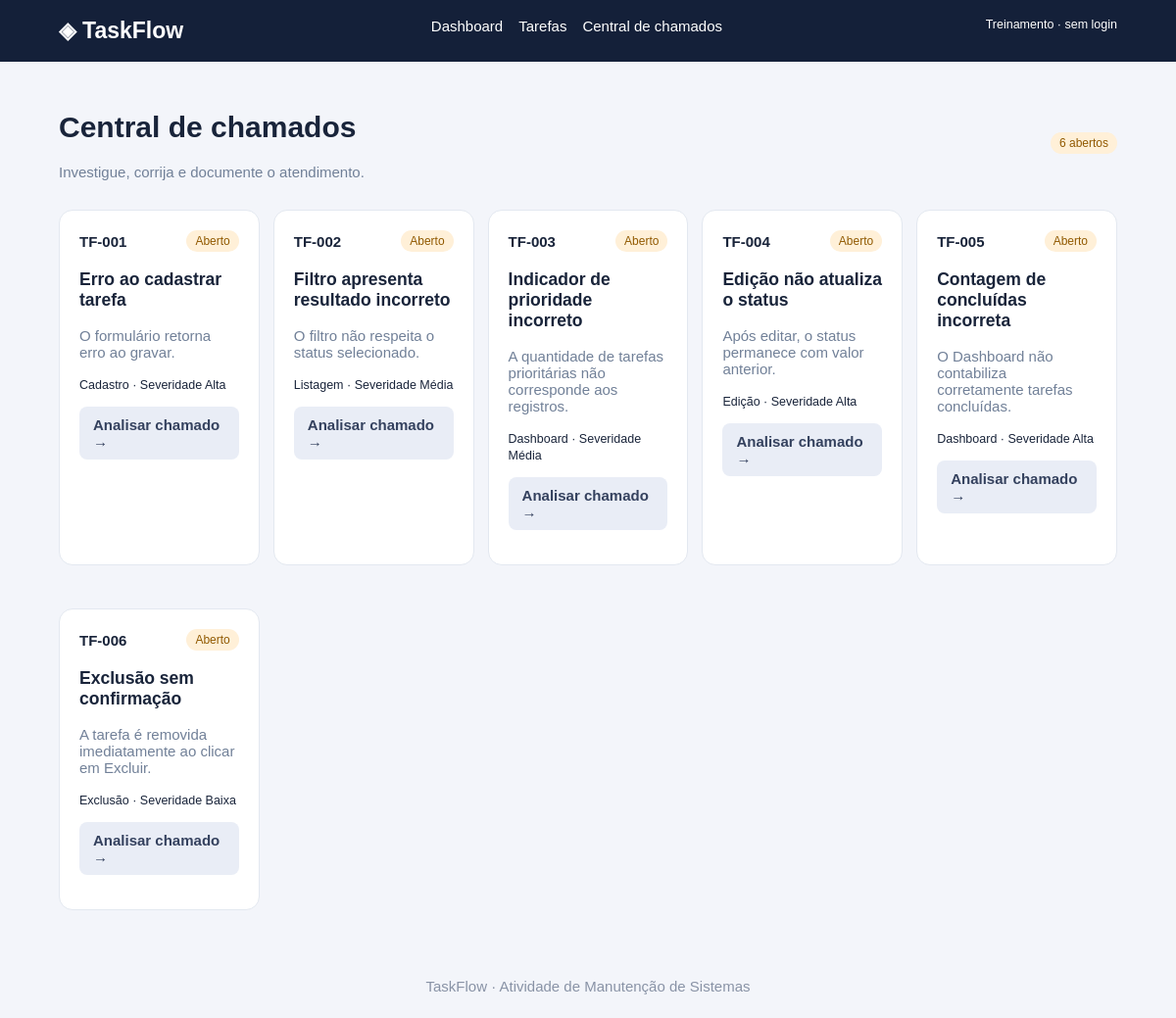
Screenshot of /chamados/index.php with the database file from the repository.
### tables this page shows
CREATE TABLE chamados(id INT AUTO_INCREMENT PRIMARY KEY,codigo VARCHAR(20) UNIQUE NOT NULL,titulo VARCHAR(160) NOT NULL,modulo VARCHAR(60) NOT NULL,resumo VARCHAR(255) NOT NULL,descricao TEXT NOT NULL,esperado TEXT NOT NULL,obtido TEXT NOT NULL,severidade ENUM('Baixa','Média','Alta','Crítica') NOT NULL,prioridade ENUM('Baixa','Média','Alta','Urgente') NOT NULL,status ENUM('Aberto','Resolvido') NOT NULL DEFAULT 'Aberto',causa TEXT,correcao TEXT,arquivo VARCHAR(255),resultado VARCHAR(60),testes TEXT,criado_em TIMESTAMP DEFAULT CURRENT_TIMESTAMP,fechado_em DATETIME NULL);

### chamados/index.php (the view)
<?php require '../config/database.php';$pageTitle='Central de chamados';$lista=$pdo->query('SELECT * FROM chamados ORDER BY id')->fetchAll();require '../includes/header.php';?><div class="head"><div><h1>Central de chamados</h1><p class="muted">Investigue, corrija e documente o atendimento.</p></div><span class="badge"><?=count(array_filter($lista,fn($c)=>$c['status']==='Aberto'))?> abertos</span></div><section class="tickets"><?php foreach($lista as $c):?><article class="ticket"><div class="head"><b><?=$c['codigo']?></b><span class="badge"><?=$c['status']?></span></div><h3><?=htmlspecialchars($c['titulo'])?></h3><p class="muted"><?=htmlspecialchars($c['resumo'])?></p><small><?=$c['modulo']?> · Severidade <?=$c['severidade']?></small><p><a class="btn gray" href="visualizar.php?id=<?=$c['id']?>">Analisar chamado →</a></p></article><?php endforeach;?></section><?php require '../includes/footer.php';?>

### includes/header.php (shortened to what this page needs)
<?php $pageTitle = $pageTitle ?? 'TaskFlow';
$prefix = (strpos($_SERVER['PHP_SELF'], '/tarefas/') !== false || strpos($_SERVER['PHP_SELF'], '/chamados/') !== false) ? '../' : ''; ?>
<!doctype html>
<html lang="pt-BR">
<head>
    <link rel="stylesheet" href="<?= $prefix ?>assets/css/style.css">
</head>
<body>
    <header class="top"><b style="font-size:23px">◈ TaskFlow</b>
        <nav><a href="<?= $prefix ?>index.php">Dashboard</a><a href="<?= $prefix ?>tarefas/index.php">Tarefas</a><a href="<?= $prefix ?>chamados/index.php">Central de chamados</a></nav><small>Treinamento · sem login</small>
    </header>
    <main class="wrap">

### includes/footer.php (shortened to what this page needs)
</main>
<footer class="footer">TaskFlow · Atividade de Manutenção de Sistemas</footer>
</body>
</html>

### assets/css/style.css (style rules this page uses)
* { box-sizing:border-box }
body { margin:0;background:#f3f5fa;color:#19243a;font:15px Arial,sans-serif }
.top { background:#142039;color:white;padding:18px 5%;display:flex;justify-content:space-between;flex-wrap:wrap;gap:14px }
.top a { color:white;text-decoration:none;margin-right:16px }
.wrap { max-width:1080px;width:92%;margin:30px auto;min-height:70vh }
.head { display:flex;justify-content:space-between;align-items:center;gap:14px;flex-wrap:wrap }
.muted { color:#718098 }
.panel,.stat,.ticket { background:white;border:1px solid #e3e8f0;border-radius:14px;padding:20px;margin:15px 0 }
.stats,.tickets { display:grid;grid-template-columns:repeat(auto-fit,minmax(190px,1fr));gap:14px }
.btn { display:inline-block;border:0;border-radius:8px;padding:10px 14px;background:#5869e8;color:white;text-decoration:none;font-weight:bold;cursor:pointer }
.gray { background:#e9edf6;color:#34415e }
.badge { display:inline-block;border-radius:20px;padding:4px 9px;background:#fff0d8;color:#915900;font-size:12px }
.footer { text-align:center;color:#8993a6;padding:24px }

### rows the page displays
chamados: codigo "TF-001", status "Aberto", titulo "Erro ao cadastrar tarefa", resumo "O formulário retorna erro ao gravar.", modulo "Cadastro", severidade "Alta"
chamados: codigo "TF-002", status "Aberto", titulo "Filtro apresenta resultado incorreto", resumo "O filtro não respeita o status selecionado.", modulo "Listagem", severidade "Média"
chamados: codigo "TF-003", status "Aberto", titulo "Indicador de prioridade incorreto", resumo "A quantidade de tarefas prioritárias não corresponde aos registros.", modulo "Dashboard", severidade "Média"
chamados: codigo "TF-004", status "Aberto", titulo "Edição não atualiza o status", resumo "Após editar, o status permanece com valor anterior.", modulo "Edição", severidade "Alta"
chamados: codigo "TF-005", status "Aberto", titulo "Contagem de concluídas incorreta", resumo "O Dashboard não contabiliza corretamente tarefas concluídas.", modulo "Dashboard", severidade "Alta"
chamados: codigo "TF-006", status "Aberto", titulo "Exclusão sem confirmação", resumo "A tarefa é removida imediatamente ao clicar em Excluir.", modulo "Exclusão", severidade "Baixa"

### other values shown
count(array_filter($lista,fn($c)=>$c['status']==='Aberto')) "6"
